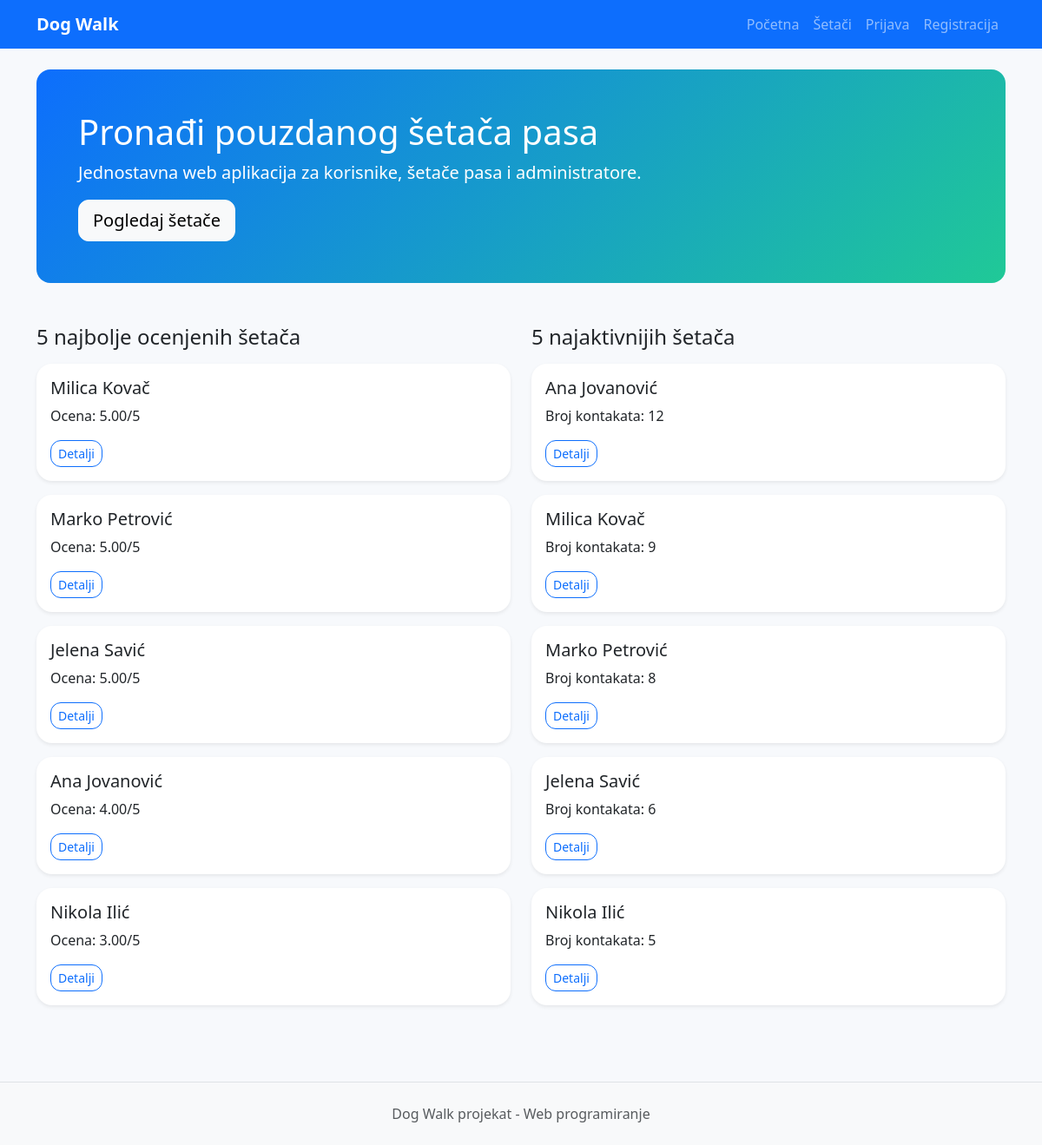
The page / on the database its author committed.
### tables this page shows
CREATE TABLE walkers (
    id INT AUTO_INCREMENT PRIMARY KEY,
    user_id INT NOT NULL UNIQUE,
    photo VARCHAR(255),
    description TEXT,
    favorite_breed VARCHAR(100),
    is_approved TINYINT(1) NOT NULL DEFAULT 0,
    is_available TINYINT(1) NOT NULL DEFAULT 1,
    contact_count INT NOT NULL DEFAULT 0,
    created_at TIMESTAMP DEFAULT CURRENT_TIMESTAMP,
    FOREIGN KEY (user_id) REFERENCES users(id) ON DELETE CASCADE
);

CREATE TABLE users (
    id INT AUTO_INCREMENT PRIMARY KEY,
    email VARCHAR(255) NOT NULL UNIQUE,
    password VARCHAR(255) NOT NULL,
    first_name VARCHAR(100) NOT NULL,
    last_name VARCHAR(100) NOT NULL,
    phone VARCHAR(50),
    address VARCHAR(255),
    role ENUM('user','walker','admin') NOT NULL DEFAULT 'user',
    is_active TINYINT(1) NOT NULL DEFAULT 0,
    is_blocked TINYINT(1) NOT NULL DEFAULT 0,
    activation_token VARCHAR(255),
    reset_token VARCHAR(255),
    reset_expires_at DATETIME,
    created_at TIMESTAMP DEFAULT CURRENT_TIMESTAMP
);

### includes/Database.php (called while the page is built, shortened)
<?php
class Database
{
    private static ?PDO $connection = null;
    public static function getConnection(): PDO
    {
        if (self::$connection === null) {
            $dsn = 'mysql:host=' . DB_HOST . ';dbname=' . DB_NAME . ';charset=utf8mb4';
            self::$connection = new PDO($dsn, DB_USER, DB_PASS, [
                PDO::ATTR_ERRMODE => PDO::ERRMODE_EXCEPTION,
                PDO::ATTR_DEFAULT_FETCH_MODE => PDO::FETCH_ASSOC,
            ]);
        }
        return self::$connection;
    }
}

### classes/Walker.php (called while the page is built, shortened)
<?php
require_once __DIR__ . '/../includes/Database.php';
require_once __DIR__ . '/../includes/functions.php';
class Walker
{
    private PDO $database;
    public function __construct()
    {
        $this->database = Database::getConnection();
    }
    public function getTopRated(): array
    {
        return $this->database->query(
            'SELECT walkers.*, users.first_name, users.last_name,
                    COALESCE(rating_stats.average_rating, 0) AS average_rating,
                    COALESCE(rating_stats.rating_count, 0) AS rating_count
             FROM walkers
             JOIN users ON users.id = walkers.user_id
             LEFT JOIN (
                SELECT walker_id, AVG(rating) AS average_rating, COUNT(id) AS rating_count
                FROM ratings
                GROUP BY walker_id
             ) AS rating_stats ON rating_stats.walker_id = walkers.id
             WHERE walkers.is_approved = 1 AND walkers.is_available = 1 AND users.is_active = 1 AND users.is_blocked = 0
             ORDER BY average_rating DESC, walkers.contact_count DESC LIMIT 5'
        )->fetchAll();
    }
    public function getMostActive(): array
    {
        return $this->database->query(
            'SELECT walkers.*, users.first_name, users.last_name,
                    COALESCE(rating_stats.average_rating, 0) AS average_rating,
                    COALESCE(rating_stats.rating_count, 0) AS rating_count
             FROM walkers
             JOIN users ON users.id = walkers.user_id
             LEFT JOIN (
                SELECT walker_id, AVG(rating) AS average_rating, COUNT(id) AS rating_count
                FROM ratings
                GROUP BY walker_id
             ) AS rating_stats ON rating_stats.walker_id = walkers.id
             WHERE walkers.is_approved = 1 AND walkers.is_available = 1 AND users.is_active = 1 AND users.is_blocked = 0
             ORDER BY walkers.contact_count DESC LIMIT 5'
        )->fetchAll();
    }
}

### includes/functions.php (called while the page is built, shortened)
<?php
function cleanInput(string $value): string
{
    return trim(htmlspecialchars($value, ENT_QUOTES, 'UTF-8'));
}

### index.php (the view, shortened to what this page needs)
<?php
require_once __DIR__ . '/includes/header.php';
require_once __DIR__ . '/classes/Walker.php';
$walkerService = new Walker();
$topRated = $walkerService->getTopRated();
$mostActive = $walkerService->getMostActive();
?>
<section class="hero rounded-4 p-5 mb-5 text-white">
    <h1>Pronađi pouzdanog šetača pasa</h1>
    <p class="lead">Jednostavna web aplikacija za korisnike, šetače pasa i administratore.</p>
    <a href="walkers.php" class="btn btn-light btn-lg">Pogledaj šetače</a>
</section>
<div class="row g-4">
    <div class="col-lg-6">
        <h2 class="h4 mb-3">5 najbolje ocenjenih šetača</h2>
        <?php foreach ($topRated as $walker): ?>
            <div class="card mb-3 shadow-sm"><div class="card-body">
                <h3 class="h5"><?= cleanInput($walker['first_name'] . ' ' . $walker['last_name']) ?></h3>
                <p>Ocena: <?= number_format((float) $walker['average_rating'], 2) ?>/5</p>
                <a href="walker.php?id=<?= (int) $walker['id'] ?>" class="btn btn-outline-primary btn-sm">Detalji</a>
            </div></div>
        <?php endforeach; ?>
    </div>
    <div class="col-lg-6">
        <h2 class="h4 mb-3">5 najaktivnijih šetača</h2>
        <?php foreach ($mostActive as $walker): ?>
            <div class="card mb-3 shadow-sm"><div class="card-body">
                <h3 class="h5"><?= cleanInput($walker['first_name'] . ' ' . $walker['last_name']) ?></h3>
                <p>Broj kontakata: <?= (int) $walker['contact_count'] ?></p>
                <a href="walker.php?id=<?= (int) $walker['id'] ?>" class="btn btn-outline-primary btn-sm">Detalji</a>
            </div></div>
        <?php endforeach; ?>
    </div>
</div>
<?php require_once __DIR__ . '/includes/footer.php'; ?>

### assets/css/style.css (style rules this page uses)
body { background: #f7f9fc; }
.hero { background: linear-gradient(135deg, #0d6efd, #20c997); }
.card { border: 0; border-radius: 18px; }
.btn { border-radius: 12px; }

### rows shown on the page
walkers: user.last_name "Milica Kovač", average_rating "5.00", contact_count "9"
walkers: user.last_name "Marko Petrović", average_rating "5.00", contact_count "8"
walkers: user.last_name "Jelena Savić", average_rating "5.00", contact_count "6"
walkers: user.last_name "Ana Jovanović", average_rating "4.00", contact_count "12"
walkers: user.last_name "Nikola Ilić", average_rating "3.00", contact_count "5"
